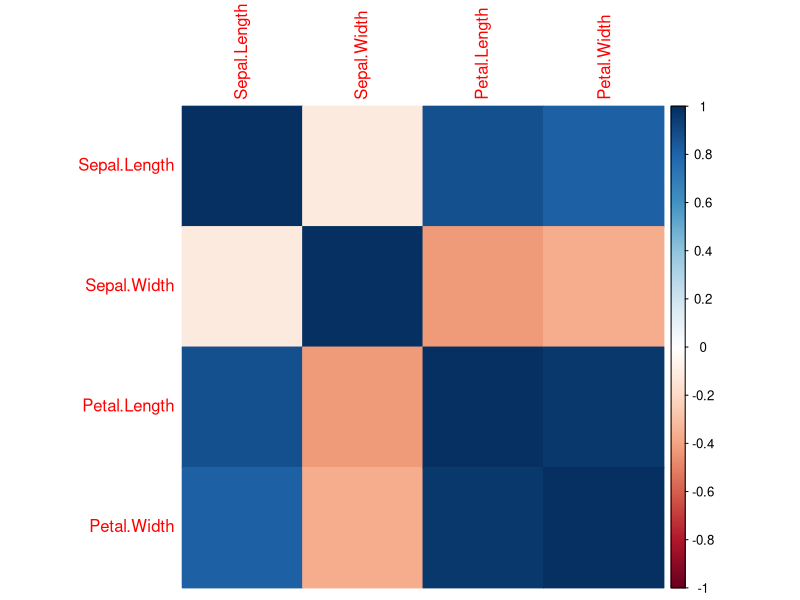

Generate this figure with R:
# Lab 5 Debarun Ghosh
# Correlation and Covariance
# Download the files from R x.x.x IDE
# Load required libraries

# Should install.packages("ggplot2")
library(ggplot2)
# Should install.packages("corrplot")
library(corrplot)
# Should install.packages("stats")
library(stats)

# Load the iris dataset
data(iris)

# a. Find the correlation matrix
cor_matrix <- cor(iris[, -5])  # Exclude the species column

# Print the correlation matrix
print(cor_matrix)

# b. Plot the correlation plot
corrplot(cor_matrix, method = "color")

# c. Analysis of Variance (ANOVA)
# Perform ANOVA for Sepal.Length based on Species
anova_result <- aov(Sepal.Length ~ Species, data = iris)

# Print ANOVA summary
print(summary(anova_result))
